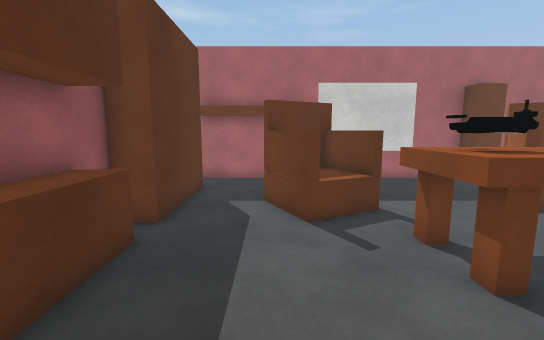
[1] (above)

13 first-person views from a walk through a scene from a Unity 3-D project. The camera is 1.2 m above the floor, tilts 8° down and sees 90° across. The floor is counted in squares, 0.5 m on a side. Each view is taken from the middle of a square. On the plan, view 1 faces up. The plan holds only what a view shows up to about 18 squares ahead; the rest is blank. The player character is not drawn. Surface patterns are stand-ins for the level's own textures.

[2]
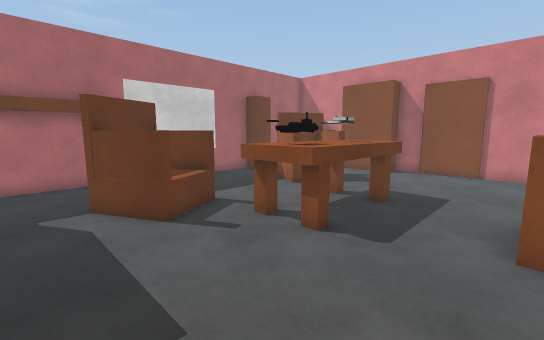

[3]
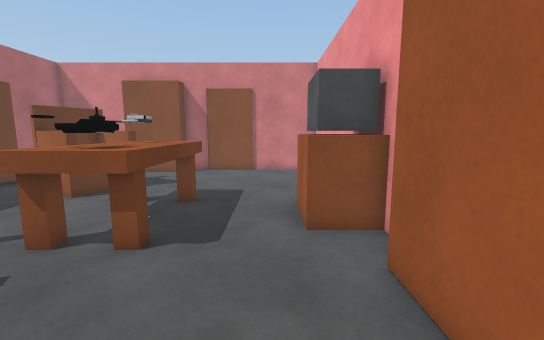

[4]
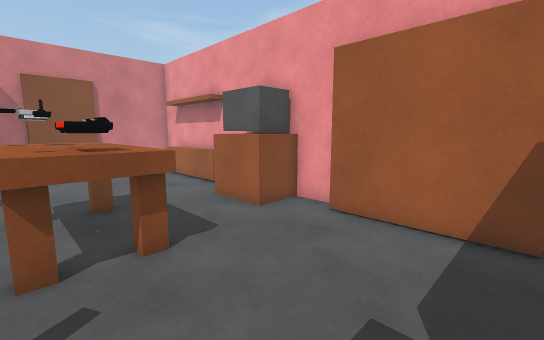

[5]
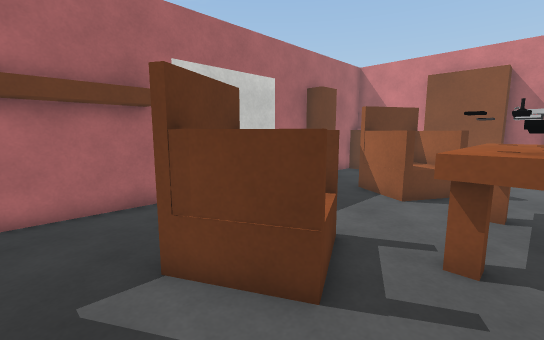

[6]
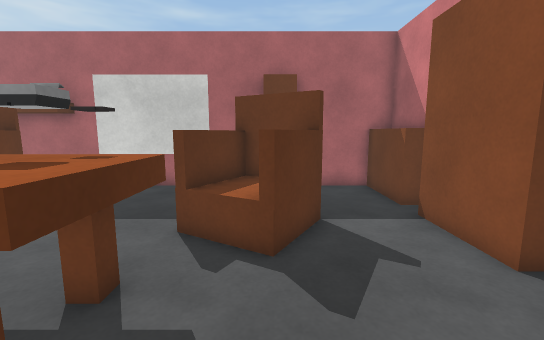

[7]
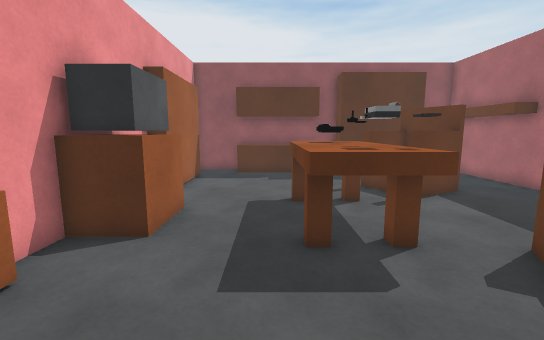

[8]
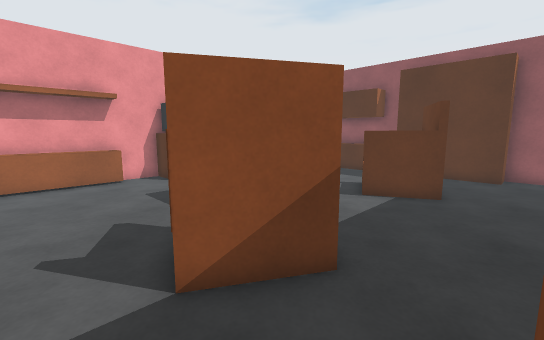

[9]
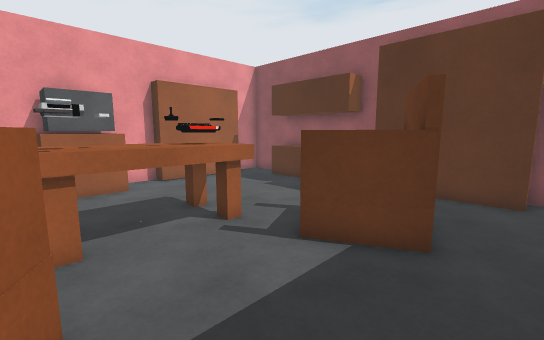

[10]
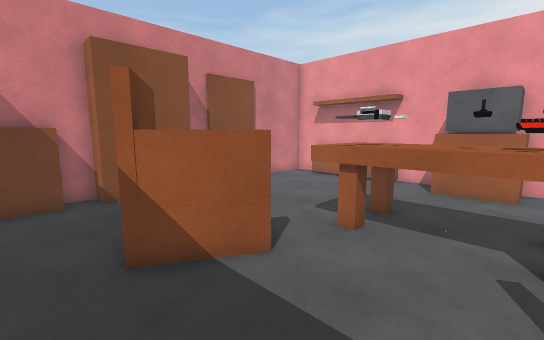

[11]
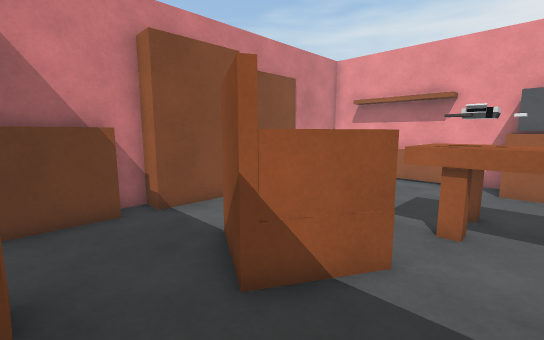

[12]
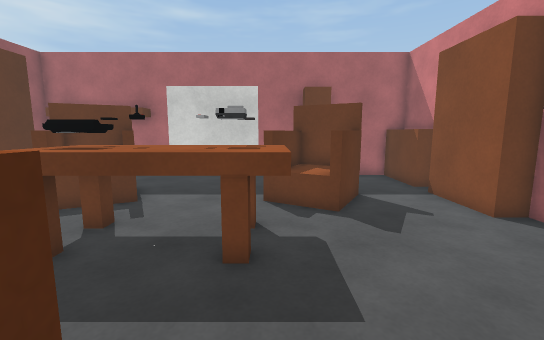

[13]
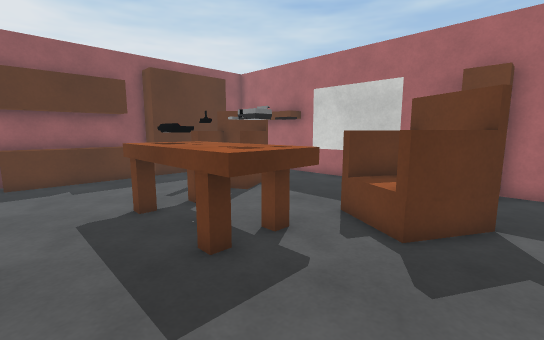

### Floor plan
Key: @ floor where view 1 was taken; # wall or solid block; . main floor; : floor 0.5 m higher than the main floor; = window, fence, low wall or low ledge; ^ raised ledge; C chair; B brown block; O other object.
Columns run from 4 left of view 1 to 15 right of it. Each row starts with its distance up from view 1.
 14  ###################
 13  #####........##..BB
 12  #................BB
 11  #...........C....BB
 10  #..CCCC.....CCC..##
  9  #..C:CC....CC:C..#
  8  #..CCOC....COCC..#
  7 ##...C........C...##
  6 ##.....^O^^O^......#
  5 #=.....#OOOO^......#
  4 #=.....^^^^^^......#
  3 #=.................#
  2 #=.................#
  1 ##.................#
  0 #...@...BOOO.......#
 -1 #.######BO O.#====##
 -2 ###   ########^^^^##

Where each view was taken, in squares from view 1:
view 1: 0 up, 0 right, facing up
view 2: 0 up, 2 left, facing up-right
view 3: 1 up, 2 left, facing right
view 4: 6 up, 2 left, facing down-right
view 5: 5 up, 2 left, facing up-right
view 6: 2 up, 10 right, facing up
view 7: 3 up, 13 right, facing left
view 8: 13 up, 13 right, facing down-left
view 9: 12 up, 8 right, facing down-left
view 10: 12 up, 4 right, facing down-right
view 11: 13 up, 6 right, facing down-right
view 12: 1 down, 8 right, facing up
view 13: 1 up, 12 right, facing up-left
